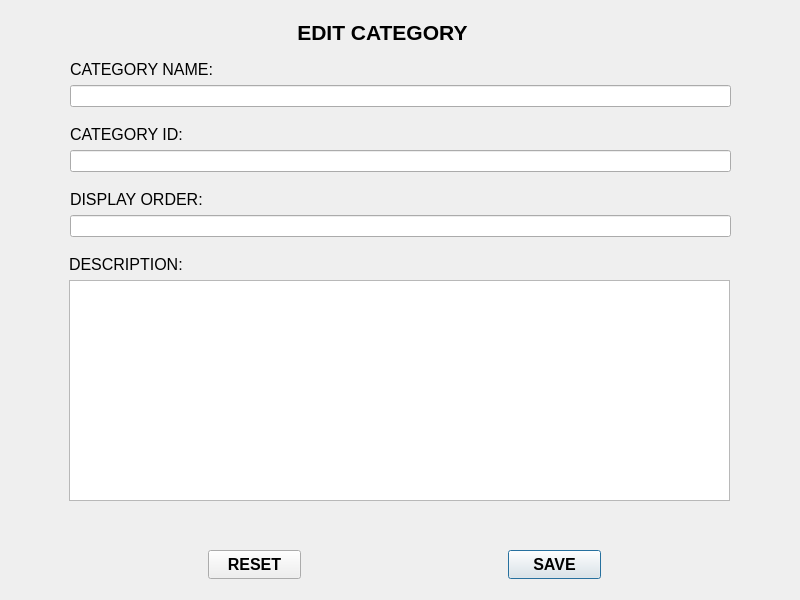
<?xml version="1.0" encoding="UTF-8"?>
<ui version="4.0">
 <class>editcategory</class>
 <widget class="QDialog" name="editcategory">
  <property name="geometry">
   <rect>
    <x>0</x>
    <y>0</y>
    <width>800</width>
    <height>600</height>
   </rect>
  </property>
  <property name="font">
   <font>
    <family>Arial</family>
    <pointsize>12</pointsize>
   </font>
  </property>
  <property name="windowTitle">
   <string>Dialog</string>
  </property>
  <widget class="QLabel" name="ADDMENUITEM">
   <property name="geometry">
    <rect>
     <x>268</x>
     <y>20</y>
     <width>223</width>
     <height>24</height>
    </rect>
   </property>
   <property name="font">
    <font>
     <family>Arial</family>
     <pointsize>16</pointsize>
     <italic>false</italic>
     <bold>true</bold>
    </font>
   </property>
   <property name="text">
    <string> EDIT CATEGORY</string>
   </property>
   <property name="alignment">
    <set>Qt::AlignmentFlag::AlignCenter</set>
   </property>
  </widget>
  <widget class="QPushButton" name="btn_edit">
   <property name="geometry">
    <rect>
     <x>508</x>
     <y>550</y>
     <width>93</width>
     <height>29</height>
    </rect>
   </property>
   <property name="font">
    <font>
     <family>Arial</family>
     <pointsize>12</pointsize>
     <italic>false</italic>
     <bold>true</bold>
    </font>
   </property>
   <property name="text">
    <string>SAVE</string>
   </property>
  </widget>
  <widget class="QPlainTextEdit" name="category_description">
   <property name="geometry">
    <rect>
     <x>69</x>
     <y>280</y>
     <width>661</width>
     <height>221</height>
    </rect>
   </property>
   <property name="plainText">
    <string/>
   </property>
  </widget>
  <widget class="QLabel" name="PRICE">
   <property name="geometry">
    <rect>
     <x>70</x>
     <y>190</y>
     <width>133</width>
     <height>18</height>
    </rect>
   </property>
   <property name="font">
    <font>
     <family>Arial</family>
     <pointsize>12</pointsize>
    </font>
   </property>
   <property name="text">
    <string>DISPLAY ORDER:</string>
   </property>
  </widget>
  <widget class="QLabel" name="DESCRIPTION">
   <property name="geometry">
    <rect>
     <x>69</x>
     <y>255</y>
     <width>114</width>
     <height>18</height>
    </rect>
   </property>
   <property name="font">
    <font>
     <family>Arial</family>
     <pointsize>12</pointsize>
    </font>
   </property>
   <property name="text">
    <string>DESCRIPTION:</string>
   </property>
  </widget>
  <widget class="QLineEdit" name="category_name">
   <property name="geometry">
    <rect>
     <x>70</x>
     <y>85</y>
     <width>661</width>
     <height>22</height>
    </rect>
   </property>
  </widget>
  <widget class="QLabel" name="label">
   <property name="geometry">
    <rect>
     <x>70</x>
     <y>60</y>
     <width>144</width>
     <height>18</height>
    </rect>
   </property>
   <property name="font">
    <font>
     <family>Arial</family>
     <pointsize>12</pointsize>
    </font>
   </property>
   <property name="text">
    <string>CATEGORY NAME:</string>
   </property>
  </widget>
  <widget class="QPushButton" name="btn_reset">
   <property name="geometry">
    <rect>
     <x>208</x>
     <y>550</y>
     <width>93</width>
     <height>29</height>
    </rect>
   </property>
   <property name="font">
    <font>
     <family>Arial</family>
     <pointsize>12</pointsize>
     <italic>false</italic>
     <bold>true</bold>
    </font>
   </property>
   <property name="text">
    <string>RESET</string>
   </property>
  </widget>
  <widget class="QLabel" name="ITEMNAME">
   <property name="geometry">
    <rect>
     <x>70</x>
     <y>125</y>
     <width>113</width>
     <height>18</height>
    </rect>
   </property>
   <property name="font">
    <font>
     <family>Arial</family>
     <pointsize>12</pointsize>
     <italic>false</italic>
     <bold>false</bold>
    </font>
   </property>
   <property name="text">
    <string>CATEGORY ID:</string>
   </property>
  </widget>
  <widget class="QLineEdit" name="item_no">
   <property name="geometry">
    <rect>
     <x>70</x>
     <y>215</y>
     <width>661</width>
     <height>22</height>
    </rect>
   </property>
   <property name="text">
    <string/>
   </property>
  </widget>
  <widget class="QLineEdit" name="category_id">
   <property name="geometry">
    <rect>
     <x>70</x>
     <y>150</y>
     <width>661</width>
     <height>22</height>
    </rect>
   </property>
  </widget>
 </widget>
 <resources/>
 <connections/>
</ui>
